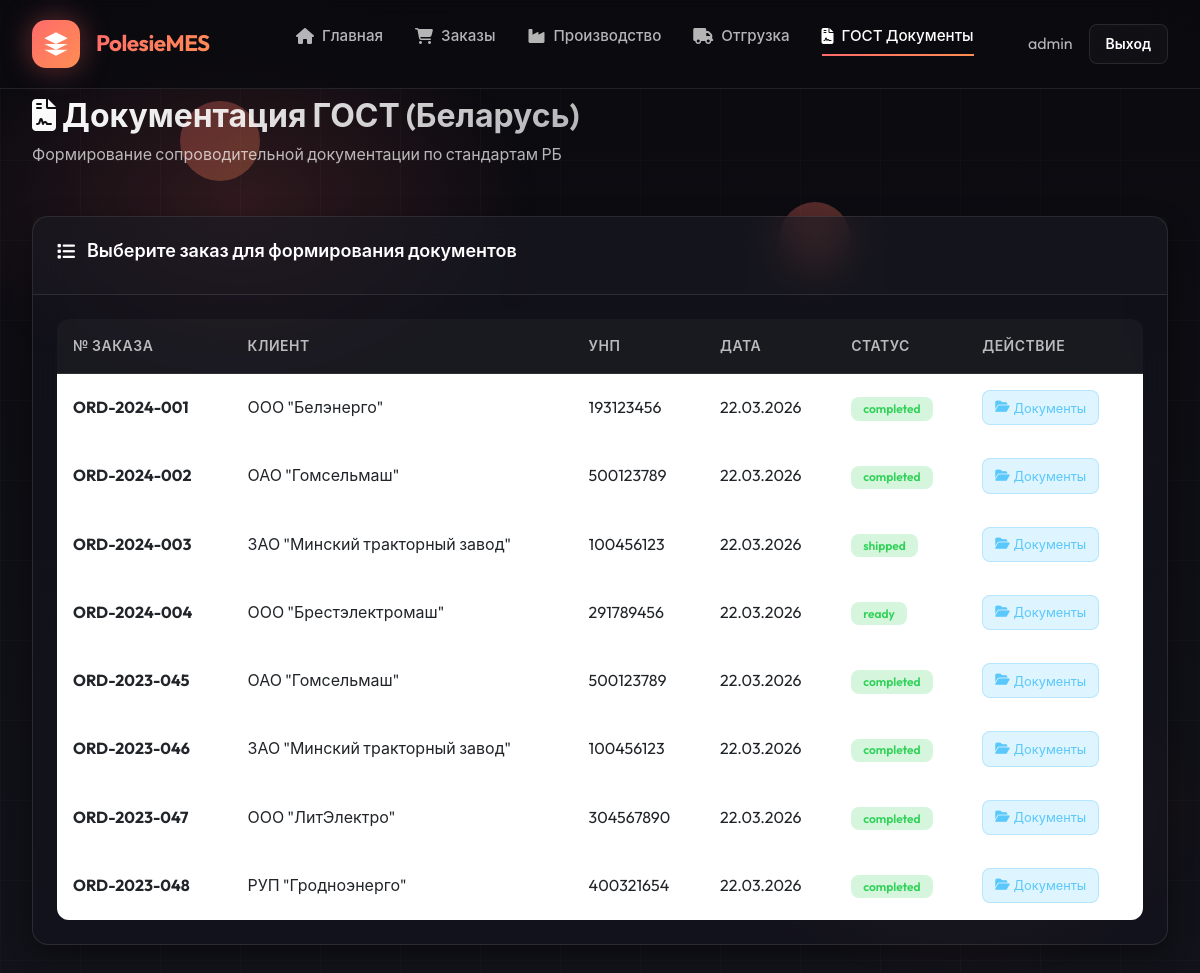
Page /modules/gost_docs/index.php (signed in) on the committed database.
### tables this page shows
CREATE TABLE orders (
    id INT AUTO_INCREMENT PRIMARY KEY,
    order_number VARCHAR(50) UNIQUE NOT NULL,
    customer_id INT,
    order_date DATE NOT NULL,
    delivery_date DATE,
    priority ENUM('low', 'normal', 'high', 'urgent') DEFAULT 'normal',
    status ENUM('new', 'confirmed', 'in_production', 'quality_check', 'ready', 'shipped', 'completed', 'cancelled') DEFAULT 'new',
    total_amount DECIMAL(15,2),
    currency VARCHAR(3) DEFAULT 'BYN',
    notes TEXT,
    manager_id INT,
    created_at TIMESTAMP DEFAULT CURRENT_TIMESTAMP,
    updated_at TIMESTAMP DEFAULT CURRENT_TIMESTAMP ON UPDATE CURRENT_TIMESTAMP,
    FOREIGN KEY (customer_id) REFERENCES customers(id),
    FOREIGN KEY (manager_id) REFERENCES employees(id)
);

CREATE TABLE customers (
    id INT AUTO_INCREMENT PRIMARY KEY,
    name VARCHAR(200) NOT NULL,
    inn VARCHAR(20),
    address TEXT,
    phone VARCHAR(20),
    email VARCHAR(100),
    contact_person VARCHAR(100),
    country VARCHAR(50) DEFAULT 'Беларусь',
    status ENUM('active', 'inactive') DEFAULT 'active',
    created_at TIMESTAMP DEFAULT CURRENT_TIMESTAMP
);

### includes/auth_functions.php (called while the page is built, shortened)
<?php
function isLoggedIn() {
    return true;
}
function getCurrentUser() {
    return [
        'id' => $_SESSION['user_id'],
        'username' => $_SESSION['username'],
        'role' => $_SESSION['role'],
        'employee_id' => $_SESSION['employee_id'],
        'full_name' => $_SESSION['full_name']
    ];
}

### includes/helpers.php (called while the page is built, shortened)
<?php
function e($string) {
    return htmlspecialchars($string ?? '', ENT_QUOTES, 'UTF-8');
}

### modules/gost_docs/index.php (the view, shortened to what this page needs)
<?php
require_once __DIR__ . '/../../includes/auth_functions.php';
require_once __DIR__ . '/../../includes/helpers.php';
$db = getDB();
$order_id = $_GET['order_id'] ?? null;
if ($order_id) {
    $stmt = $db->prepare("
        SELECT o.*, c.name as customer_name, c.inn, c.address, c.phone as customer_phone, c.email,
               e.first_name as manager_first_name, e.last_name as manager_last_name
        FROM orders o
        LEFT JOIN customers c ON o.customer_id = c.id
        LEFT JOIN employees e ON o.manager_id = e.id
        WHERE o.id = ?
    ");
    $stmt->execute([$order_id]);
    $order = $stmt->fetch();
    $stmt = $db->prepare("
        SELECT oi.*, p.name as product_name, p.product_code, p.description, p.category
        FROM order_items oi
        LEFT JOIN products p ON oi.product_id = p.id
        WHERE oi.order_id = ?
    ");
    $stmt->execute([$order_id]);
    $orderItems = $stmt->fetchAll();
} else {
    $order = null;
    $orderItems = [];
}
$stmt = $db->query("
    SELECT o.*, c.name as customer_name, c.inn,
           DATE_FORMAT(o.updated_at, '%d.%m.%Y') as last_update
    FROM orders o
    LEFT JOIN customers c ON o.customer_id = c.id
    WHERE o.status IN ('ready', 'shipped', 'completed')
    ORDER BY o.updated_at DESC
");
$availableOrders = $stmt->fetchAll();
$gostTemplates = [
    ['id' => 'passport', 'name' => 'Паспорт изделия (ПС)', 'gost' => 'ГОСТ 2.601-2019'],
    ['id' => 'manual', 'name' => 'Руководство по эксплуатации (РЭ)', 'gost' => 'ГОСТ 2.601-2019'],
    ['id' => 'certificate', 'name' => 'Сертификат соответствия', 'gost' => 'ТР ТС 004/2011'],
    ['id' => 'ttn', 'name' => 'Товарно-транспортная накладная', 'gost' => 'Постановление Минфина РБ №44'],
    ['id' => 'invoice', 'name' => 'Счет-фактура', 'gost' => 'Постановление МНС РБ №30'],
    ['id' => 'act', 'name' => 'Акт приема-передачи', 'gost' => 'ГОСТ 2.601-2019'],
];
?>
<!DOCTYPE html>
<html lang="ru">
<head>
    <link href="https://cdn.jsdelivr.net/npm/bootstrap@5.3.0/dist/css/bootstrap.min.css" rel="stylesheet">
    <link href="https://cdnjs.cloudflare.com/ajax/libs/font-awesome/6.4.0/css/all.min.css" rel="stylesheet">
    <link rel="stylesheet" href="<?= APP_URL ?>/assets/css/common-style.css">
</head>
<body>
    <div class="particles-container">
        <div class="particle"></div>
        <div class="particle"></div>
    </div>
    <nav class="navbar">
        <a href="<?= APP_URL ?>/modules/dashboard/index.php" class="nav-brand">
            <div class="brand-logo">
                <svg viewBox="0 0 24 24" fill="white"><path d="M12 2L2 7l10 5 10-5-10-5zM2 17l10 5 10-5M2 12l10 5 10-5"/></svg>
            </div>
            <span class="brand-name">PolesieMES</span>
        </a>
        <ul class="nav-menu">
            <li><a href="<?= APP_URL ?>/modules/dashboard/index.php" class="nav-link"><i class="fas fa-home"></i> Главная</a></li>
            <li><a href="<?= APP_URL ?>/modules/orders/index.php" class="nav-link"><i class="fas fa-shopping-cart"></i> Заказы</a></li>
            <li><a href="<?= APP_URL ?>/modules/production/index.php" class="nav-link"><i class="fas fa-industry"></i> Производство</a></li>
            <li><a href="<?= APP_URL ?>/modules/shipment/index.php" class="nav-link"><i class="fas fa-truck"></i> Отгрузка</a></li>
            <li><a href="<?= APP_URL ?>/modules/gost_docs/index.php" class="nav-link active"><i class="fas fa-file-contract"></i> ГОСТ Документы</a></li>
        </ul>
        <div class="user-menu">
            <span style="color: var(--text-secondary);"><?= e(getCurrentUser()['username']) ?></span>
            <a href="<?= APP_URL ?>/modules/auth/logout.php" class="btn-logout" style="padding: 0.5rem 1rem; background: var(--glass-bg); border: 1px solid var(--border); border-radius: 8px; color: var(--text-primary); text-decoration: none;">Выход</a>
        </div>
    </nav>
    <div class="main-content">
        <div class="page-header">
            <div class="page-title">
                <h1><i class="fas fa-file-contract"></i> Документация ГОСТ (Беларусь)</h1>
                <p>Формирование сопроводительной документации по стандартам РБ</p>
            </div>
        </div>
        <?php if ($order): ?>
        <div class="alert-info-custom">
            <i class="fas fa-info-circle"></i>
            <strong>Заказ:</strong> <?= e($order['order_number']) ?> от <?= date('d.m.Y', strtotime($order['order_date'])) ?>
        </div>
        <div class="order-details">
            <h3 style="margin-bottom: 1rem;">Информация о заказе</h3>
            <div class="detail-row">
                <span class="detail-label">Клиент</span>
                <span class="detail-value"><?= e($order['customer_name']) ?></span>
            </div>
            <div class="detail-row">
                <span class="detail-label">УНП</span>
                <span class="detail-value"><?= e($order['inn']) ?></span>
            </div>
            <div class="detail-row">
                <span class="detail-label">Адрес доставки</span>
                <span class="detail-value"><?= e($order['address']) ?></span>
            </div>
            <div class="detail-row">
                <span class="detail-label">Контакты</span>
                <span class="detail-value"><?= e($order['customer_phone']) ?> / <?= e($order['email']) ?></span>
            </div>
            <div class="detail-row">
                <span class="detail-label">Менеджер</span>
                <span class="detail-value"><?= e($order['manager_first_name'] . ' ' . $order['manager_last_name']) ?></span>
            </div>
            <div class="detail-row">
                <span class="detail-label">Сумма заказа</span>
                <span class="detail-value"><?= number_format($order['total_amount'], 2, ',', ' ') ?> BYN</span>
            </div>
        </div>
        <?php if (!empty($orderItems)): ?>
        <div class="card">
            <div class="card-header">
                <div class="card-title">
                    <i class="fas fa-boxes"></i> Состав заказа
                </div>
            </div>
            <div class="card-body">
                <table class="table">
                    <thead>
                        <tr>
                            <th>Код</th>
                            <th>Наименование</th>
                            <th>Категория</th>
                            <th>Кол-во</th>
                            <th>Цена (BYN)</th>
                            <th>Сумма (BYN)</th>
                        </tr>
                    </thead>
                    <tbody>
                        <?php foreach ($orderItems as $item): ?>
                        <tr>
                            <td><?= e($item['product_code']) ?></td>
                            <td><?= e($item['product_name']) ?></td>
                            <td><?= e($item['category']) ?></td>
                            <td><?= $item['quantity'] ?></td>
                            <td><?= number_format($item['unit_price'], 2, ',', ' ') ?></td>
                            <td><?= number_format($item['total_price'], 2, ',', ' ') ?></td>
                        </tr>
                        <?php endforeach; ?>
                    </tbody>
                </table>
            </div>
        </div>
        <?php endif; ?>
        <div class="card">
            <div class="card-header">
                <div class="card-title">
                    <i class="fas fa-file-alt"></i> Доступные шаблоны документов
                </div>
            </div>
            <div class="card-body">
                <div class="template-grid">
                    <?php foreach ($gostTemplates as $template): ?>
                    <div class="template-card">
                        <div class="template-icon">
                            <svg viewBox="0 0 24 24"><path d="M14 2H6c-1.1 0-1.99.9-1.99 2L4 20c0 1.1.89 2 1.99 2H18c1.1 0 2-.9 2-2V8l-6-6zm2 16H8v-2h8v2zm0-4H8v-2h8v2zm-3-5V3.5L18.5 9H13z"/></svg>
                        </div>
                        <div class="template-name"><?= e($template['name']) ?></div>
                        <div class="template-gost"><?= e($template['gost']) ?></div>
                        <a href="generate.php?order_id=<?= $order_id ?>&type=<?= $template['id'] ?>" class="btn-template">
                            <i class="fas fa-download"></i>
                            Сформировать
                        </a>
                    </div>
                    <?php endforeach; ?>
                </div>
            </div>
        </div>
        <a href="index.php" class="btn-primary-custom" style="margin-top: 1rem;">
            <i class="fas fa-arrow-left"></i> Назад к списку
        </a>
        <?php else: ?>
        <div class="card">
            <div class="card-header">
                <div class="card-title">
                    <i class="fas fa-list"></i> Выберите заказ для формирования документов
                </div>
            </div>
            <div class="card-body">
                <div class="table-responsive">
                    <table class="table">
                        <thead>
                            <tr>
                                <th>№ заказа</th>
                                <th>Клиент</th>
                                <th>УНП</th>
                                <th>Дата</th>
                                <th>Статус</th>
                                <th>Действие</th>
                            </tr>
                        </thead>
                        <tbody>
                            <?php foreach ($availableOrders as $orderItem): ?>
                            <tr>
                                <td><strong><?= e($orderItem['order_number']) ?></strong></td>
                                <td><?= e($orderItem['customer_name']) ?></td>
                                <td><?= e($orderItem['inn']) ?></td>
                                <td><?= e($orderItem['last_update']) ?></td>
                                <td>
                                    <span class="badge badge-<?= e($orderItem['status']) ?>" style="padding: 0.35rem 0.75rem; border-radius: 8px; font-size: 0.75rem; background: rgba(48, 209, 88, 0.2); color: var(--success-color);">
                                        <?= e($orderItem['status']) ?>
                                    </span>
                                </td>
                                <td>
                                    <a href="index.php?order_id=<?= $orderItem['id'] ?>" class="btn-action btn-view" style="padding: 0.4rem 0.75rem; border-radius: 8px; font-size: 0.8rem; text-decoration: none; display: inline-flex; align-items: center; gap: 0.25rem; background: rgba(90, 200, 250, 0.2); color: var(--info-color); border: 1px solid rgba(90, 200, 250, 0.3);">
                                        <i class="fas fa-folder-open"></i> Документы
                                    </a>
                                </td>
                            </tr>
                            <?php endforeach; ?>
                        </tbody>
                    </table>
                </div>
            </div>
        </div>
        <?php endif; ?>
    </div>
</body>
</html>

### rows in the picture
orders: order_number "ORD-2024-001", customer.name "ООО \"Белэнерго\"", customer.inn "193123456", last_update "22.03.2026", status "completed"
orders: order_number "ORD-2024-002", customer.name "ОАО \"Гомсельмаш\"", customer.inn "500123789", last_update "22.03.2026", status "completed"
orders: order_number "ORD-2024-003", customer.name "ЗАО \"Минский тракторный завод\"", customer.inn "100456123", last_update "22.03.2026", status "shipped"
orders: order_number "ORD-2024-004", customer.name "ООО \"Брестэлектромаш\"", customer.inn "291789456", last_update "22.03.2026", status "ready"
orders: order_number "ORD-2023-045", customer.name "ОАО \"Гомсельмаш\"", customer.inn "500123789", last_update "22.03.2026", status "completed"
orders: order_number "ORD-2023-046", customer.name "ЗАО \"Минский тракторный завод\"", customer.inn "100456123", last_update "22.03.2026", status "completed"
orders: order_number "ORD-2023-047", customer.name "ООО \"ЛитЭлектро\"", customer.inn "304567890", last_update "22.03.2026", status "completed"
orders: order_number "ORD-2023-048", customer.name "РУП \"Гродноэнерго\"", customer.inn "400321654", last_update "22.03.2026", status "completed"

### other values in the picture
getCurrentUser()['username'] "admin"
